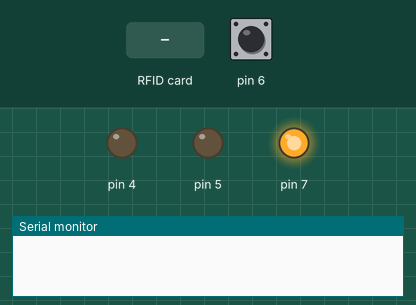
Bench run of a sketch on a simulated Arduino Uno, built with avr-gcc and run on an emulated ATmega328P. Parts: output pins drawn as LEDs (lit = HIGH), the last lines printed to the serial monitor. The test bench sets the inputs (shaded band); at power-on: pin 6 HIGH.

Above: at 1.2 s.
1.3 s: pin 6 pulled LOW for 3.2 s
At 2.0 s:
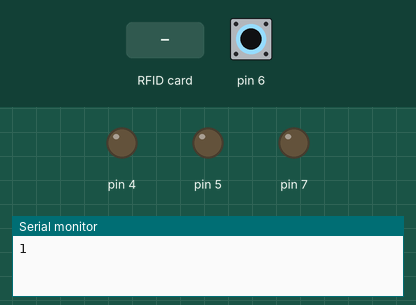
At 7.4 s:
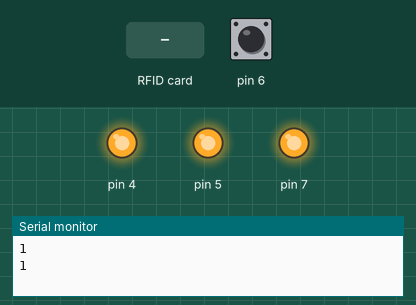
7.5 s: RFID card 5E 7A 19 C4 held to the reader
At 7.9 s:
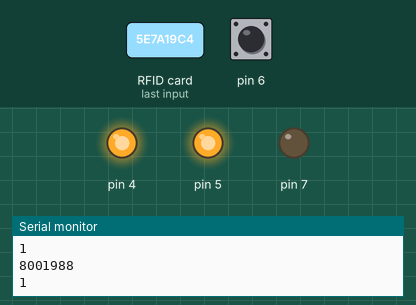
Timing chart, 0 to 15.0 s (numbered marks = the images above; inputs shaded):
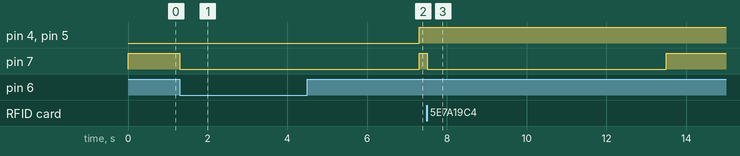

Measured:
- after the input at 1.3 s, pin 4, pin 5: LOW → HIGH after 6.0 s; pin 7: HIGH → LOW at once, → HIGH 6.0 s later
- after the input at 7.5 s, pin 7: HIGH → LOW at once, → HIGH 6.0 s later

The sketch:

sketch_may24a.ino
```cpp
#include <Wiegand.h>
WIEGAND wg;
int c;
const int addr[50]={4786353, 10161325, 11869255, 7294923, 4782139, 4800309, 4875728, 8916074, 2062392, 8084904, 8064882};
void setup() {
  Serial.begin(9600);
  wg.begin();
pinMode(7,OUTPUT);
pinMode(4,OUTPUT);
pinMode(5,OUTPUT);
pinMode(6,INPUT_PULLUP);
  digitalWrite(7,1);
}

void loop() {
  digitalWrite(7,1);

  if(wg.available())
  {
    c=wg.getCode();
    Serial.println(wg.getCode());
    for(int i=0;i<100;i++){
      if(c==addr[i]){
        Serial.println(1);
        digitalWrite(7,0);
        delay(3000);
  digitalWrite(7,1);
      }
    }
  }
  if(digitalRead(6)==0){
    Serial.println(1);
    digitalWrite(7,0);
    digitalWrite(4,0);
    digitalWrite(5,0);
    delay(3000);
    digitalWrite(7,1);
    digitalWrite(4,1);
    digitalWrite(5,1);
  }

}
```
